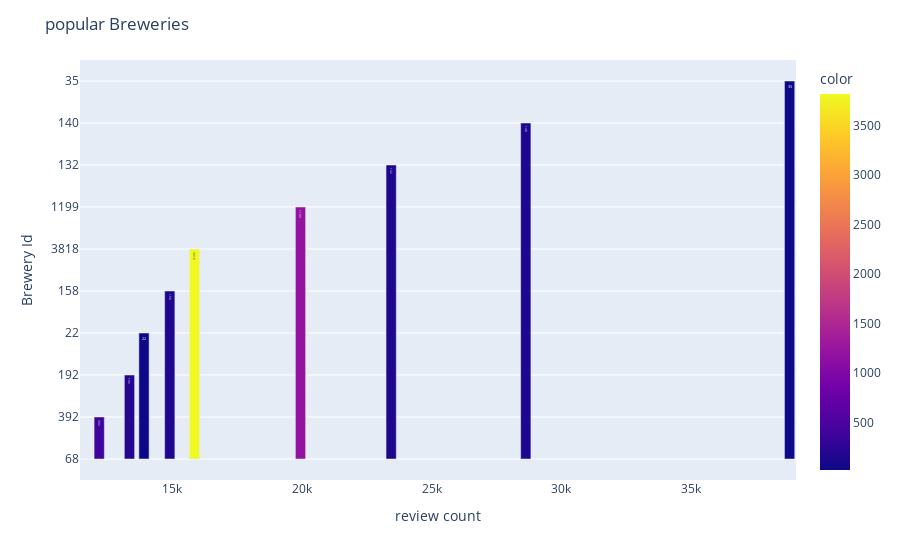

The code cell stored with this chart in its notebook:
### Markdown cell above
1.beer_ABV(right long-tailed distribution),most of the beers are less than 20% abv.
2.review_appearance (normal distribution), most beers are rated between 3.5 and 4.5.
3.review_aroma (normal distribution), most beers are rated between 3.5 and 4.5.
4.review_plate (normal distribution), most beers are rated between 3.5 and 4.5.
5.review_taste (normal distribution), most beers are rated between 3.5 and 4.5.
6.review_overall (normal distribution), As review_overall is the mean of review_appearance, review_aroma, review_plate and 7.review_taste, the overall rate of beers are between 3.5.to 4.5
8.beer_beerid (right long-tailed distribution), beers with lower id own more reviews.

### Code cell
fig = px.bar(x=df.beer_brewerId.value_counts().head(10).sort_values(ascending=True),
             y=df.beer_brewerId.value_counts().head(10).sort_values(ascending=True).index,
             text=df.beer_brewerId.value_counts().head(10).sort_values(ascending=True).index,color =df.beer_brewerId.value_counts().head(10).sort_values(ascending=True).index,)
fig.update_layout(title='popular Breweries',
                   xaxis_title='review count ',
                   yaxis_title='Brewery Id')
fig.update_yaxes(type='category')
fig.show()
fig.write_html(output_dir +"top_brw_pop.html")

### Figure 1 — Plotly figure (JSON) as saved in the notebook; plotly's stock layout.template omitted (floating-point values rounded to 4 significant figures)
{"data": [{"alignmentgroup": "True", "hovertemplate": "x=%{x}<br>y=%{y}<br>text=%{text}<br>color=%{marker.color}<extra></extra>", "legendgroup": "", "marker": {"color": [68, 392, 192, 22, 158, 3818, 1199, 132, 140, 35], "coloraxis": "coloraxis", "pattern": {"shape": ""}}, "name": "", "offsetgroup": "", "orientation": "v", "showlegend": false, "text": [68, 392, 192, 22, 158, 3818, 1199, 132, 140, 35], "textposition": "auto", "type": "bar", "x": [11686, 12180, 13347, 13906, 14900, 15852, 19941, 23437, 28627, 38799], "xaxis": "x", "y": [68, 392, 192, 22, 158, 3818, 1199, 132, 140, 35], "yaxis": "y"}], "layout": {"barmode": "relative", "coloraxis": {"colorbar": {"title": {"text": "color"}}, "colorscale": [[0, "#0d0887"], [0.1111, "#46039f"], [0.2222, "#7201a8"], [0.3333, "#9c179e"], [0.4444, "#bd3786"], [0.5556, "#d8576b"], [0.6667, "#ed7953"], [0.7778, "#fb9f3a"], [0.8889, "#fdca26"], [1, "#f0f921"]]}, "legend": {"tracegroupgap": 0}, "margin": {"t": 60}, "title": {"text": "popular Breweries"}, "xaxis": {"anchor": "y", "domain": [0, 1], "title": {"text": "review count "}}, "yaxis": {"anchor": "x", "domain": [0, 1], "title": {"text": "Brewery Id"}, "type": "category"}}}
